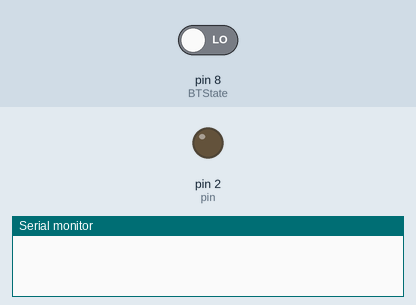
Recording of a sketch running on a simulated Arduino Uno, built with avr-gcc and run on an emulated ATmega328P. Parts: output pins drawn as LEDs (lit = HIGH), the last lines printed to the serial monitor. Inputs (shaded band) come from the test bench; at power-on: pin 8 (BTState) LOW.

Above: at 1.2 s.
1.3 s: pin 8 (BTState) driven HIGH
At 1.6 s:
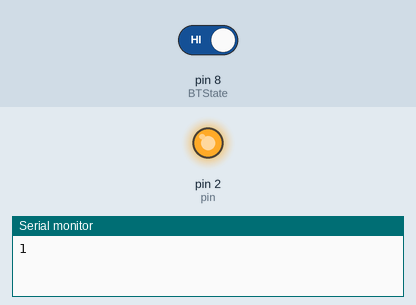
4.3 s: pin 8 (BTState) driven LOW
At 5.0 s:
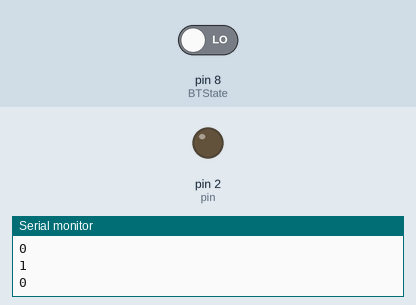
Timing chart, 0 to 7.3 s (numbered marks = the images above; inputs shaded):
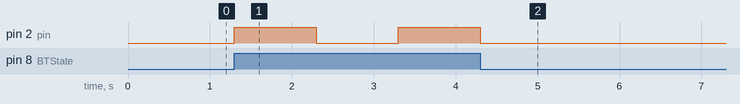

The sketch:

Blink_bluetooth.ino
```cpp
#include <SoftwareSerial.h>    // For separate bluetooth serial data


// Bluetooth
SoftwareSerial bluetooth(6, 7); // Bluetooth RX, TX
const byte BTState = 8;         // Bluetooth STATE

const int pin = 2;
bool connected;

// Returns if connected or not
bool checkConnection(){
  return digitalRead(BTState) == HIGH;
}

void setup() {
  pinMode(pin, OUTPUT);
  Serial.begin(9600);
  bluetooth.begin(9600);
}


void loop() {
   connected = checkConnection();


  if(connected){
  digitalWrite(pin, HIGH);
  Serial.println(1);
  delay(1000);              // wait for a second
  digitalWrite(pin, LOW);
  Serial.println(0);
  delay(1000);              // wait for a second
  }
}
```

Measured:
- after the input at 1.3 s, pin 2 (pin): LOW → HIGH at once, → LOW 1.0 s later, → HIGH 1.0 s later
- after the input at 4.3 s, pin 2 (pin): goes on until 4.3 s, then stays LOW
